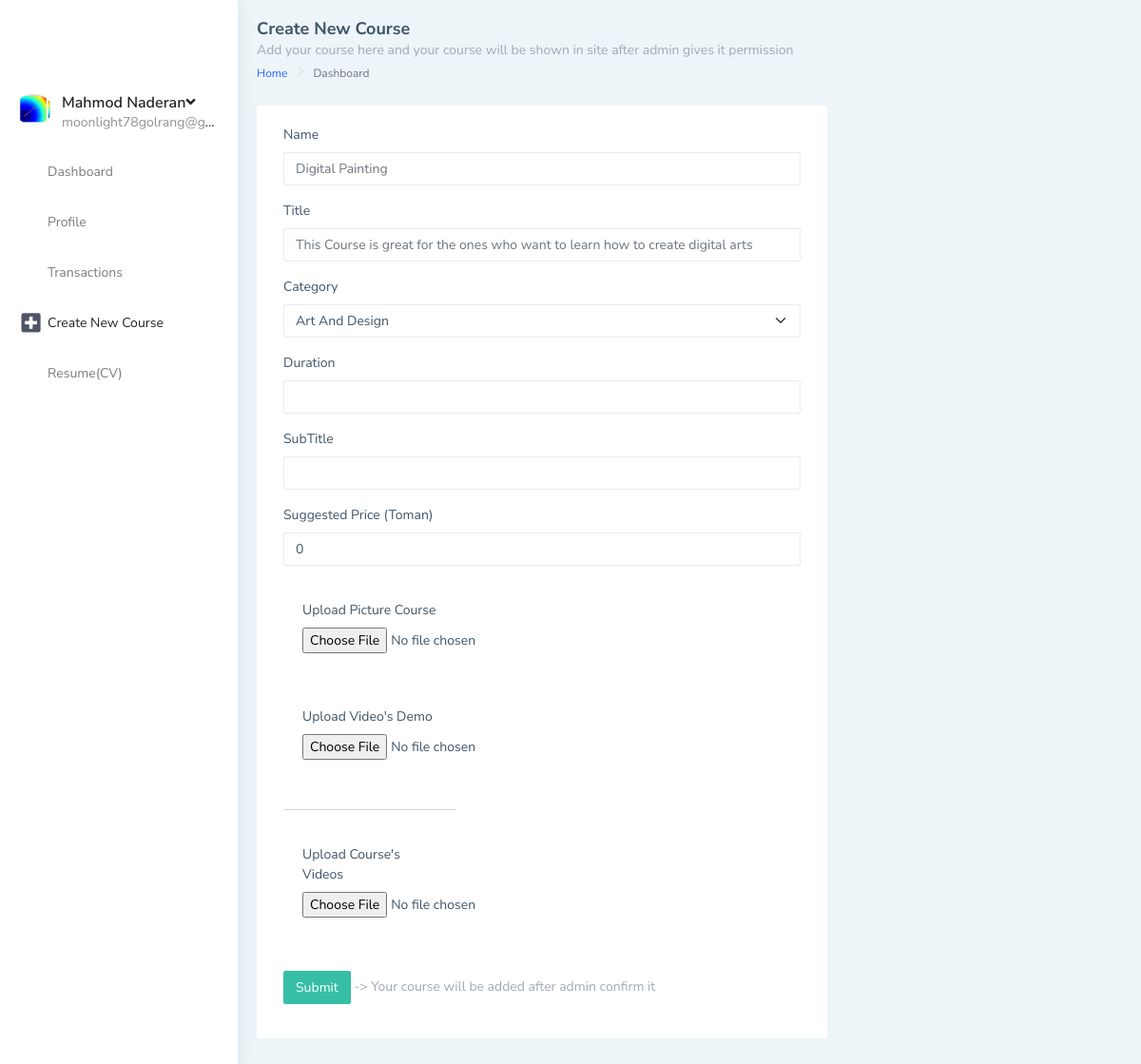
/accounts/teacherdashboard/create-course (signed in), run on the app's committed database.
### mainSite/models.py (models this page shows, shortened)
class Teacher (models.Model):
    phone = models.CharField(max_length=200, unique=True)
    date_created = models.DateTimeField(auto_now_add=True, null=True)
    user = models.OneToOneField(
        User, null=True, on_delete=models.CASCADE, related_name='teacher')
    profile_pic = models.ImageField(
        upload_to='teacher/profile/picture/', null=True, blank=True)
    course = models.ManyToManyField(Course, related_name='teacher')
    fildOfStudy = models.CharField(max_length=60, null=True)
    university = models.CharField(max_length=60, null=True)
    educations = (
        ('b', 'Bachelor'),
        ('bs', 'Bachelor Student'),
        ('m', 'Master'),
        ('ms', 'Master Student'),
        ('p', 'PHD'),
        ('ps', 'PHD Student'),
    )
    address=models.CharField(max_length=50, null=True)
    lastEducation = models.CharField(
        max_length=2, choices=educations, default='bs')
    documents = models.FileField(
        upload_to='teacher/documents/', null=True, blank=True)
    companiName1= models.CharField(max_length=50, null=True)
    jobSituation1= models.CharField(max_length=50, null=True)
    companiName2= models.CharField(max_length=50, null=True)
    jobSituation2= models.CharField(max_length=50, null=True)
    courseTitle1= models.CharField(max_length=50, null=True)
    courseTime1= models.CharField(max_length=50, null=True)
    courseTitle2= models.CharField(max_length=50, null=True)
    courseTime2= models.CharField(max_length=50, null=True)
    exteraInfo =models.CharField(max_length=200 , null=True)
    accepted =models.BooleanField(default=False)
    wallet=models.FloatField(default=0)

### mainSite/decorators.py (the view)
        def wrapper_func(requset, *args , **kwargs):
            group = None
            if requset.user.groups.exists():
                group = requset.user.groups.all()[0].name
            if group == None:
                return HttpResponse("you are not authorized to view this page")
            if group in allowed_roles:
                 return view_func(requset, *args , **kwargs)
            else:
                return HttpResponse("you are not authorized to view this page")

### mainSite/forms.py
class AddCourseForm(forms.ModelForm):
    duration =forms.DurationField()
    category=forms.ChoiceField(
        widget=forms.Select,
        choices=[(categury.pk, categury) for categury in Category.objects.all()],
        required=True,
    )
    category.widget.attrs['class'] = 'form-select shadow-none form-control-line'
    subTittel =forms.CharField( max_length=200,widget=forms.TextInput(
        attrs={"rows":3, "cols":10}) , required=True)
    class Meta:
        model = Course
        fields =['name' ,'title','subTittel','category','price','duration','course_pic','fileZip', 'video']

### mainSite/models.py (called while the page is built)
    def __str__(self):
        return self.name

### mainSite/views.py (called while the page is built)
@login_required
@allowed_users("teacher")
def teacherDashboardCreateCourse(request):
    teacher = request.user.teacher
    if  not teacher.accepted :
        return HttpResponseNotFound("<h1>you haven't access for creat a new  course </h1>")
    if request.method=="POST":
        addCourse =AddCourseForm( request.POST , request.FILES)
        if addCourse.is_valid():
            course =addCourse.save()
            teacher.course.add(course)
    else:
        addCourse =AddCourseForm()
    context ={
        "teacher":teacher,
        "addCourse":addCourse
    }
    return render(request, 'teacherdashboard-createcourse.html', context)

### templates/teacherdashboard-createcourse.html (shortened to what this page needs)
{% load static %}
{% load widget_tweaks %}
<!DOCTYPE html>
<html dir="ltr" lang="en">
<head>
    <link href="{% static '/distt/css/style.min.css' %}" rel="stylesheet"  >
</head>
<body>
    <div id="main-wrapper" data-layout="vertical" data-navbarbg="skin5" data-sidebartype="full"
        data-sidebar-position="absolute" data-header-position="absolute" data-boxed-layout="full">
        <aside class="left-sidebar" data-sidebarbg="skin6">
            <div class="scroll-sidebar">
                <nav class="sidebar-nav">
                    <ul id="sidebarnav">
                            <div class="user-profile d-flex no-block dropdown m-t-20">
                                {% if teacher.profile_pic %}
                              <div class="user-pic"><img src="{{ teacher.profile_pic.url }}" alt="users"
                                  class="rounded-circle" width="40" /></div>
                              {% else %}
                              <div class="user-pic"><img src="{% static '/image/1.jpg' %}" alt="users"
                                  class="rounded-circle" width="40" /></div>
                              {% endif %}
                              <div class="user-content hide-menu m-l-10">
                                <a href="#" class="" id="Userdd" role="button"
                                    data-bs-toggle="dropdown" aria-haspopup="true" aria-expanded="false">
                                    <h5 class="m-b-0 user-name font-medium">{{teacher.user.get_full_name}}<i
                                            class="fa fa-angle-down"></i></h5>
                                    <span class="op-5 user-email">{{teacher.user.email}}</span>
                                </a>
                                </div>
                            </div>
                        <li class="sidebar-item"> <a class="sidebar-link waves-effect waves-dark sidebar-link"
                                href="{% url 'teacherdashboard-main' %}" aria-expanded="false">
                                <i class="mdi mdi-view-dashboard"></i><span
                                    class="hide-menu">Dashboard</span></a></li>
                        <li class="sidebar-item"> <a class="sidebar-link waves-effect waves-dark sidebar-link"
                                href="{% url 'teacherdashboard-profile' %}" aria-expanded="false">
                                <i class="mdi mdi-account-network"></i><span class="hide-menu">Profile</span></a></li>
                        <li class="sidebar-item"> <a class="sidebar-link waves-effect waves-dark sidebar-link"
                                href="{% url 'teacherdashboard-transaction' %}" aria-expanded="false">
                                <i class="mdi mdi-border-all"></i><span
                                    class="hide-menu">Transactions</span></a></li>
                                    <li class="sidebar-item"> <a class="sidebar-link waves-effect waves-dark sidebar-link"
                                        href="{% url 'teacherdashboard-create-course' %}" aria-expanded="false"><i class="fa fa-plus-square"></i><span
                                            class="hide-menu">Create New Course</span></a></li>
                        <li class="sidebar-item"> <a class="sidebar-link waves-effect waves-dark sidebar-link"
                                href="{% url 'teacherdashboard-resume' %}" aria-expanded="false"><i class="mdi mdi-book-multiple"></i><span
                                    class="hide-menu">Resume(CV)</span></a></li>
                    </ul>
                </nav>
            </div>
        </aside>
        <div class="page-wrapper">
            <div class="page-breadcrumb">
                <div class="row align-items-center">
                    <div class="col-lg-8">
                        <h4 class="page-title">Create New Course</h4>
                        <span class="text-muted">Add your course here and your course will be shown in site after admin gives it permission</span>
                        <div class="d-flex align-items-center">
                            <nav aria-label="breadcrumb">
                                <ol class="breadcrumb">
                                    <li class="breadcrumb-item"><a href="{% url 'main' %}">Home</a></li>
                                    <li class="breadcrumb-item active" aria-current="page">Dashboard</li>
                                </ol>
                            </nav>
                        </div>
                    </div>
                </div>
            </div>
            <div class="container-fluid">
                <div class="row">
                    <div class="col-lg-8 col-xlg-9 col-md-7">
                        <div class="card">
                            <div class="card-body">
                                <form class="form-horizontal form-material mx-2"  method="POST"  enctype="multipart/form-data">
                                    <div class="form-group">
                                        <label class="col-md-12">Name</label>
                                        <div class="col-md-12">
                                            {% render_field addCourse.name type="name" class="form-control form-control-line"  placeholder="Digital Painting" %}
                                        </div>
                                    </div>
                                    <div class="form-group">
                                        <label class="col-md-12">Title</label>
                                        <div class="col-md-12">
                                            {% render_field addCourse.title type="name" class="form-control form-control-line"  placeholder="This Course is great for the ones who want to learn how to create digital arts" %}
                                        </div>
                                    </div>
                                    <div class="form-group">
                                        <label class="col-sm-12">Category</label>
                                        <div class="col-sm-12">
                                            {{addCourse.category}}
                                        </div>
                                    </div>
                                    <div class="form-group">
                                        <label class="col-md-12">Duration</label>
                                        {% render_field addCourse.duration type="name" class="form-control form-control-line"  placeholder="" %}
                                    </div>
                                    <div class="form-group">
                                        <label class="col-md-12">SubTitle</label>
                                        <div class="col-md-12">
                                            {% render_field addCourse.subTittel type="name" class="form-control form-control-line"  placeholder="" %}
                                        </div>
                                    </div>
                                    <div class="form-group">
                                        <label class="col-md-12">Suggested Price (Toman)</label>
                                        <div class="col-md-12">
                                            {% render_field addCourse.price type="number" class="form-control form-control-line"  placeholder="50,000" %}
                                        </div>
                                    </div>
                                    <div class="col-lg-4 col-xlg-3 col-md-5">
                                        <div class="card">
                                            <div class="card-body">
                                                <label class="">Upload Picture Course</label>
                                                <center>
                                                    <div class="form-group">
                                                    <div class="col-sm-12">
                                                        {{addCourse.course_pic}}
                                                    </div>
                                                </div>
                                                </center>
                                            </div>
                                            <div class="card-body">
                                                <label class="">Upload Video's Demo</label>
                                                <center>
                                                    <div class="form-group">
                                                    <div class="col-sm-12">
                                                        {{addCourse.video}}
                                                    </div>
                                                </div>
                                                </center>
                                            </div>
                                            <div>
                                                <hr>
                                            </div>
                                            <div class="card-body">
                                                <label>Upload Course's Videos</label>
                                                <center>
                                                    <div class="form-group">
                                                        <div class="col-sm-12">
                                                            {{addCourse.fileZip}}
                                                        </div>
                                                    </div>
                                                </center>
                                            </div>
                                        </div>
                                    </div>
                                    <div class="form-group">
                                        <div class="col-sm-12">
                                            <button class="btn btn-success text-white">Submit</button>
                                            <label class="text-muted">  -> Your course will be added after admin confirm it</label>
                                        </div>
                                    </div>
                                </form>
                            </div>
                        </div>
                    </div>
                </div>
            </div>
        </div>
    </div>
</body>
</html>

### data on the page
Teacher: profile_pic (picture), user.get_full_name "Mahmod Naderan", user.email "moonlight78golrang@g…"
